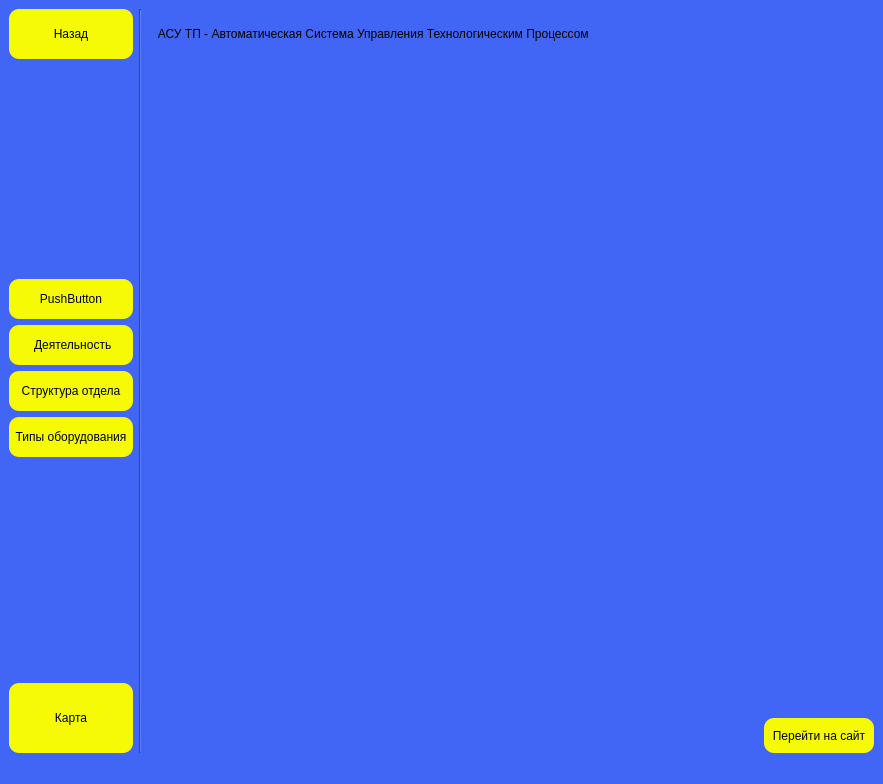
<?xml version="1.0" encoding="UTF-8"?>
<ui version="4.0">
 <class>MainWindow</class>
 <widget class="QMainWindow" name="MainWindow">
  <property name="geometry">
   <rect>
    <x>0</x>
    <y>0</y>
    <width>883</width>
    <height>784</height>
   </rect>
  </property>
  <property name="windowTitle">
   <string>MainWindow</string>
  </property>
  <property name="styleSheet">
   <string notr="true">QWidget{
background-color: rgb(65, 102, 245);
background-image: url(:/logos/karatau_logo_small___копия-removebg-preview.png)
}</string>
  </property>
  <widget class="QWidget" name="centralwidget">
   <layout class="QGridLayout" name="gridLayout">
    <item row="0" column="2">
     <layout class="QVBoxLayout" name="verticalLayout_2">
      <item>
       <widget class="QLabel" name="wlcomeToAppLabel">
        <property name="minimumSize">
         <size>
          <width>0</width>
          <height>50</height>
         </size>
        </property>
        <property name="maximumSize">
         <size>
          <width>16777215</width>
          <height>50</height>
         </size>
        </property>
        <property name="styleSheet">
         <string notr="true">QLabel{
font: 12pt &quot;Segoe UI Emoji&quot;;
color: rgb(0, 0, 0);
background-image: url(:/arrow right/images/Karatau yellow background.png);
border-style:outset;
border-radius:10px;

}</string>
        </property>
        <property name="text">
         <string>   АСУ ТП - Автоматическая Система Управления Технологическим Процессом</string>
        </property>
       </widget>
      </item>
      <item>
       <widget class="QLabel" name="imageLabel">
        <property name="minimumSize">
         <size>
          <width>400</width>
          <height>645</height>
         </size>
        </property>
        <property name="maximumSize">
         <size>
          <width>1100</width>
          <height>16777215</height>
         </size>
        </property>
        <property name="styleSheet">
         <string notr="true">background-image: url(:/ASUTP/images/АСУТП/АСУТП.jpg)</string>
        </property>
        <property name="text">
         <string/>
        </property>
        <property name="pixmap">
         <pixmap resource="../ASUTP.qrc">:/ASUTP/images/АСУТП/АСУТП.jpg</pixmap>
        </property>
        <property name="scaledContents">
         <bool>true</bool>
        </property>
       </widget>
      </item>
      <item>
       <layout class="QGridLayout" name="gridLayout_2">
        <item row="0" column="0">
         <spacer name="horizontalSpacer_2">
          <property name="orientation">
           <enum>Qt::Horizontal</enum>
          </property>
          <property name="sizeHint" stdset="0">
           <size>
            <width>40</width>
            <height>20</height>
           </size>
          </property>
         </spacer>
        </item>
        <item row="0" column="1">
         <widget class="QPushButton" name="goToSiteButton">
          <property name="minimumSize">
           <size>
            <width>110</width>
            <height>35</height>
           </size>
          </property>
          <property name="styleSheet">
           <string notr="true">QPushButton{
color: rgb(0, 0, 0);
background-image: url(:/arrow right/images/Karatau yellow background.png);
background-color: rgb(246, 250, 5);
border-style:outset;
border-radius:10px;
font: 100 14pt &quot;Arial&quot; ;
}
QPushButton:hover{
color:rgb(0, 0, 05);
background-image: url(:/orange/images/orangebackgroundbutton.jpg);
background-color: rgb(245, 169, 17);
border-radius:5px;
}
QPushButton:pressed{
color:rgb(0, 0, 0);
background-color: rgb(255, 148, 164);
}</string>
          </property>
          <property name="text">
           <string>Перейти на сайт</string>
          </property>
         </widget>
        </item>
       </layout>
      </item>
     </layout>
    </item>
    <item row="0" column="0">
     <layout class="QVBoxLayout" name="verticalLayout">
      <item>
       <widget class="QPushButton" name="goBackButton">
        <property name="minimumSize">
         <size>
          <width>0</width>
          <height>50</height>
         </size>
        </property>
        <property name="styleSheet">
         <string notr="true">QPushButton{
color: rgb(0, 0, 0);
background-image: url(:/arrow right/images/Karatau yellow background.png);
background-color: rgb(246, 250, 5);
border-style:outset;
border-radius:10px;
font: 100 14pt &quot;Arial&quot; ;
}
QPushButton:hover{
color:rgb(0, 0, 05);
background-image: url(:/orange/images/orangebackgroundbutton.jpg);
background-color: rgb(245, 169, 17);
border-radius:5px;
}
QPushButton:pressed{
color:rgb(0, 0, 0);
background-color: rgb(255, 148, 164);
}</string>
        </property>
        <property name="text">
         <string>    Назад    </string>
        </property>
       </widget>
      </item>
      <item>
       <spacer name="verticalSpacer">
        <property name="orientation">
         <enum>Qt::Vertical</enum>
        </property>
        <property name="sizeHint" stdset="0">
         <size>
          <width>20</width>
          <height>40</height>
         </size>
        </property>
       </spacer>
      </item>
      <item>
       <widget class="QPushButton" name="pushButton">
        <property name="minimumSize">
         <size>
          <width>0</width>
          <height>40</height>
         </size>
        </property>
        <property name="styleSheet">
         <string notr="true">QPushButton{
color: rgb(0, 0, 0);
background-image: url(:/arrow right/images/Karatau yellow background.png);
background-color: rgb(246, 250, 5);
border-style:outset;
border-radius:10px;
font: 100 14pt &quot;Arial&quot; ;
}
QPushButton:hover{
color:rgb(0, 0, 05);
background-image: url(:/orange/images/orangebackgroundbutton.jpg);
background-color: rgb(245, 169, 17);
border-radius:5px;
}
QPushButton:pressed{
color:rgb(0, 0, 0);
background-color: rgb(255, 148, 164);
}</string>
        </property>
        <property name="text">
         <string> PushButton </string>
        </property>
       </widget>
      </item>
      <item>
       <widget class="QPushButton" name="deyatelnostButton">
        <property name="minimumSize">
         <size>
          <width>0</width>
          <height>40</height>
         </size>
        </property>
        <property name="styleSheet">
         <string notr="true">QPushButton{
color: rgb(0, 0, 0);
background-image: url(:/arrow right/images/Karatau yellow background.png);
background-color: rgb(246, 250, 5);
border-style:outset;
border-radius:10px;
font: 100 14pt &quot;Arial&quot; ;
}
QPushButton:hover{
color:rgb(0, 0, 05);
background-image: url(:/orange/images/orangebackgroundbutton.jpg);
background-color: rgb(245, 169, 17);
border-radius:5px;
}
QPushButton:pressed{
color:rgb(0, 0, 0);
background-color: rgb(255, 148, 164);
}</string>
        </property>
        <property name="text">
         <string>  Деятельность </string>
        </property>
       </widget>
      </item>
      <item>
       <widget class="QPushButton" name="structuraButton">
        <property name="minimumSize">
         <size>
          <width>0</width>
          <height>40</height>
         </size>
        </property>
        <property name="styleSheet">
         <string notr="true">QPushButton{
color: rgb(0, 0, 0);
background-image: url(:/arrow right/images/Karatau yellow background.png);
background-color: rgb(246, 250, 5);
border-style:outset;
border-radius:10px;
font: 100 14pt &quot;Arial&quot; ;
}
QPushButton:hover{
color:rgb(0, 0, 05);
background-image: url(:/orange/images/orangebackgroundbutton.jpg);
background-color: rgb(245, 169, 17);
border-radius:5px;
}
QPushButton:pressed{
color:rgb(0, 0, 0);
background-color: rgb(255, 148, 164);
}</string>
        </property>
        <property name="text">
         <string>  Структура отдела  </string>
        </property>
       </widget>
      </item>
      <item>
       <widget class="QPushButton" name="typiOborMapButton">
        <property name="minimumSize">
         <size>
          <width>0</width>
          <height>40</height>
         </size>
        </property>
        <property name="styleSheet">
         <string notr="true">QPushButton{
color: rgb(0, 0, 0);
background-image: url(:/arrow right/images/Karatau yellow background.png);
background-color: rgb(246, 250, 5);
border-style:outset;
border-radius:10px;
font: 100 14pt &quot;Arial&quot; ;
}
QPushButton:hover{
color:rgb(0, 0, 05);
background-image: url(:/orange/images/orangebackgroundbutton.jpg);
background-color: rgb(245, 169, 17);
border-radius:5px;
}
QPushButton:pressed{
color:rgb(0, 0, 0);
background-color: rgb(255, 148, 164);
}</string>
        </property>
        <property name="text">
         <string>  Типы оборудования  </string>
        </property>
       </widget>
      </item>
      <item>
       <spacer name="verticalSpacer_2">
        <property name="orientation">
         <enum>Qt::Vertical</enum>
        </property>
        <property name="sizeHint" stdset="0">
         <size>
          <width>20</width>
          <height>40</height>
         </size>
        </property>
       </spacer>
      </item>
      <item>
       <widget class="Line" name="line_3">
        <property name="orientation">
         <enum>Qt::Vertical</enum>
        </property>
       </widget>
      </item>
      <item>
       <widget class="QPushButton" name="goToKaratauMapButton">
        <property name="minimumSize">
         <size>
          <width>0</width>
          <height>70</height>
         </size>
        </property>
        <property name="styleSheet">
         <string notr="true">QPushButton{
color: rgb(0, 0, 0);
background-image: url(:/arrow right/images/Karatau yellow background.png);
background-color: rgb(246, 250, 5);
border-style:outset;
border-radius:10px;
font: 100 16pt &quot;Arial&quot; ;
}
QPushButton:hover{
color:rgb(0, 0, 05);
background-image: url(:/orange/images/orangebackgroundbutton.jpg);
background-color: rgb(245, 169, 17);
border-radius:5px;
}
QPushButton:pressed{
color:rgb(0, 0, 0);
background-color: rgb(255, 148, 164);
}</string>
        </property>
        <property name="text">
         <string>Карта</string>
        </property>
       </widget>
      </item>
     </layout>
    </item>
    <item row="0" column="1">
     <widget class="Line" name="line_2">
      <property name="orientation">
       <enum>Qt::Vertical</enum>
      </property>
     </widget>
    </item>
   </layout>
  </widget>
  <widget class="QStatusBar" name="statusbar">
   <property name="styleSheet">
    <string notr="true"/>
   </property>
  </widget>
  <action name="actionGlobalMap">
   <property name="text">
    <string>Глобальная</string>
   </property>
  </action>
  <action name="actionCPPR">
   <property name="text">
    <string>ЦППР</string>
   </property>
  </action>
  <action name="actionAP">
   <property name="text">
    <string>АП</string>
   </property>
  </action>
  <action name="actionGBK">
   <property name="text">
    <string>ГБК</string>
   </property>
  </action>
  <action name="actionPoligon">
   <property name="text">
    <string>Полигон</string>
   </property>
  </action>
  <action name="actionRaskomandirovka">
   <property name="text">
    <string>Раскомандировка</string>
   </property>
  </action>
  <action name="actionFKhLFirstFloor">
   <property name="text">
    <string>Первый этаж</string>
   </property>
  </action>
  <action name="actionFKhLSecondFloor">
   <property name="text">
    <string>Второй этаж</string>
   </property>
  </action>
  <action name="KIPiA">
   <property name="checkable">
    <bool>false</bool>
   </property>
   <property name="text">
    <string>КИПиА</string>
   </property>
  </action>
  <action name="SGE">
   <property name="text">
    <string>СГЭ</string>
   </property>
  </action>
  <action name="SGM">
   <property name="text">
    <string>СГМ</string>
   </property>
  </action>
  <action name="actionKaratauMap">
   <property name="text">
    <string>Каратау</string>
   </property>
  </action>
 </widget>
 <resources>
  <include location="../logos.qrc"/>
  <include location="../ASUTP.qrc"/>
  <include location="../OrangeBackground.qrc"/>
  <include location="../MainWindow.qrc"/>
  <include location="../MainWindowResize.qrc"/>
 </resources>
 <connections/>
</ui>
